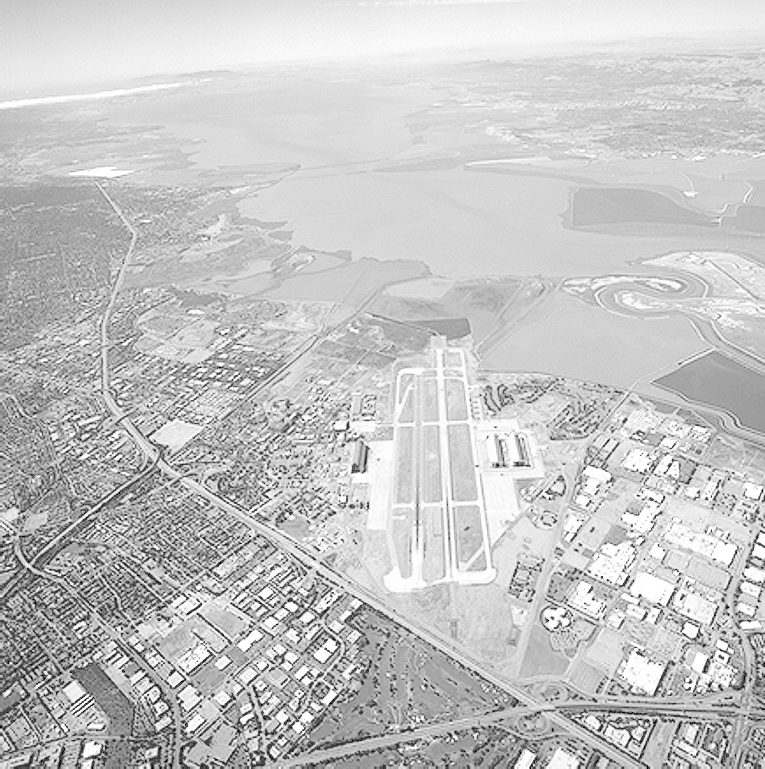
#> input picture IT5437---Computer-Vision/Q1/runway.png, 765 x 769 px, given in place of runway.jpg, which was not available
$ python Q11.py
#> lines starting #> are read from the running program, lines starting #| are printed output that depends on the picture; pictures that were not available may be replaced by others from this repository, and a replacement may not be noted
import cv2 as cv
import numpy as np
import matplotlib.pyplot as plt
from mpl_toolkits.mplot3d import Axes3D   # noqa: F401


# Helper: compute & visualise frequency response of a kernel

def freq_response(kernel: np.ndarray, size: int = 256) -> np.ndarray:
    """
    Zero-pad kernel to (size x size) and compute magnitude of its 2D DFT.
    Returns log-scaled magnitude spectrum (shifted so DC is at centre).
    """
    k_pad = np.zeros((size, size), dtype=np.float64)
    kh, kw = kernel.shape
    # Place kernel at top-left corner before FFT
    k_pad[:kh, :kw] = kernel
    F     = np.fft.fftshift(np.fft.fft2(k_pad))
    mag   = np.abs(F)
    return mag / mag.max()          # normalize to [0,1]


# Define the three filters

SIZE = 256

# 1. Box (averaging) filter – 5×5
box = np.ones((5, 5), dtype=np.float64) / 25.0

# 2. Gaussian filter – 5×5, σ=2
def make_gaussian(size, sigma):
    half = size // 2
    ax   = np.arange(-half, half + 1, dtype=np.float64)
    xx, yy = np.meshgrid(ax, ax)
    k = np.exp(-(xx**2 + yy**2) / (2 * sigma**2))
    return k / k.sum()

gauss = make_gaussian(5, 2)

# 3. Laplacian filter – 3×3 (8-connected)
laplacian = np.array([[-1, -1, -1],
                      [-1,  8, -1],
                      [-1, -1, -1]], dtype=np.float64)

# Frequency responses
H_box  = freq_response(box,      SIZE)
H_gaus = freq_response(gauss,    SIZE)
H_lap  = freq_response(laplacian, SIZE)

# Part (b) – Visualise frequency responses (2D + 1D cross-section)

fig, axes = plt.subplots(2, 3, figsize=(15, 9))

labels   = ['Box Filter (5×5)', 'Gaussian (5×5, σ=2)', 'Laplacian (3×3)']
spectra  = [H_box, H_gaus, H_lap]
cmaps    = ['hot', 'hot', 'RdBu']

for i, (H, label, cmap) in enumerate(zip(spectra, labels, cmaps)):
    # 2D frequency map
    axes[0, i].imshow(H, cmap=cmap, vmin=0, vmax=1)
    axes[0, i].set_title(f'Freq. Response\n{label}', fontsize=10)
    axes[0, i].axis('off')

    # 1D horizontal cross-section through centre
    mid  = SIZE // 2
    freq = np.linspace(-0.5, 0.5, SIZE)   # normalized frequency axis
    axes[1, i].plot(freq, H[mid, :], color='steelblue', linewidth=1.8)
    axes[1, i].set_title(f'Cross-section\n{label}', fontsize=10)
    axes[1, i].set_xlabel('Normalized Frequency')
    axes[1, i].set_ylabel('|H(u)|')
    axes[1, i].set_xlim(-0.5, 0.5)
    axes[1, i].set_ylim(0, 1.05)
    axes[1, i].axvline(0, color='gray', linestyle='--', linewidth=0.8)
    axes[1, i].grid(True, alpha=0.3)

plt.suptitle("Q11: Frequency Responses of Spatial Filters", fontsize=13)
plt.tight_layout()
plt.savefig('q11_freq_response.png', dpi=150)
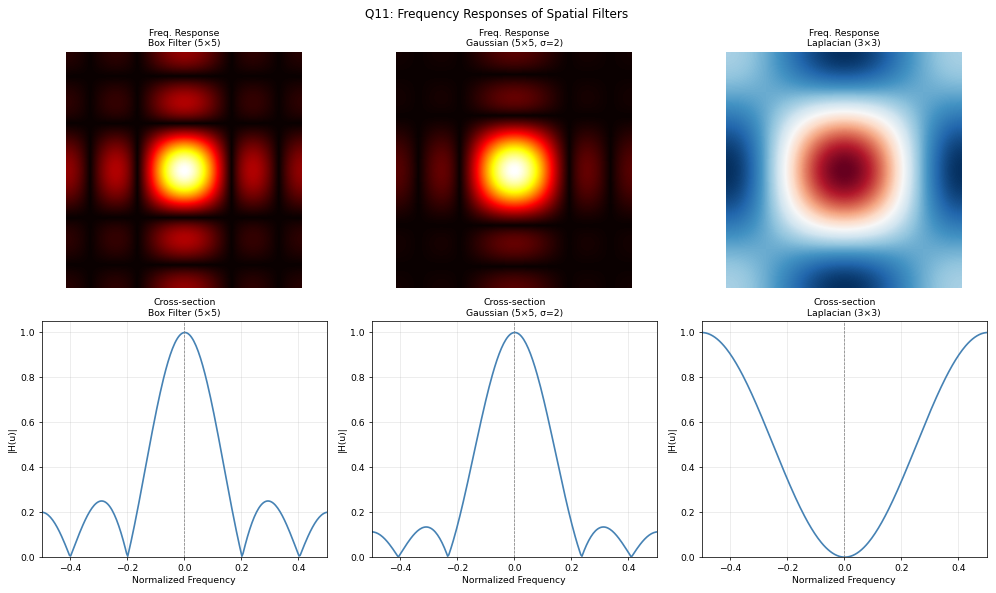
#> figure drawn by matplotlib, 6 panels; panel 4: curve peaks at x = 0.00196, y = 1; panel 5: curve peaks at x = 0.00196, y = 1; panel 6: curve peaks at x = -0.5, y = 1
plt.show()


# Part (c) – Ideal low-pass vs Gaussian: ringing comparison

img = cv.imread('runway.jpg', cv.IMREAD_GRAYSCALE)
#> img is the input picture: shape (769, 765); min 0, max 255, mean 197.1
assert img is not None, "Image not found."

H_img, W_img = img.shape
#> H_img = 769; W_img = 765
img_f = img.astype(np.float64)

# Compute image FFT
F_img   = np.fft.fftshift(np.fft.fft2(img_f))

# Ideal Low-Pass Filter
cutoff  = 30    # pixels from DC centre
cy, cx  = H_img // 2, W_img // 2
#> cy = 384; cx = 382
Y, X    = np.ogrid[:H_img, :W_img]
#> Y = 769 values from 0 to 768
dist    = np.sqrt((X - cx)**2 + (Y - cy)**2)
ideal_lpf = (dist <= cutoff).astype(np.float64)   # 1 inside, 0 outside

# Apply ideal LPF
F_ideal   = F_img * ideal_lpf
img_ideal = np.real(np.fft.ifft2(np.fft.ifftshift(F_ideal)))
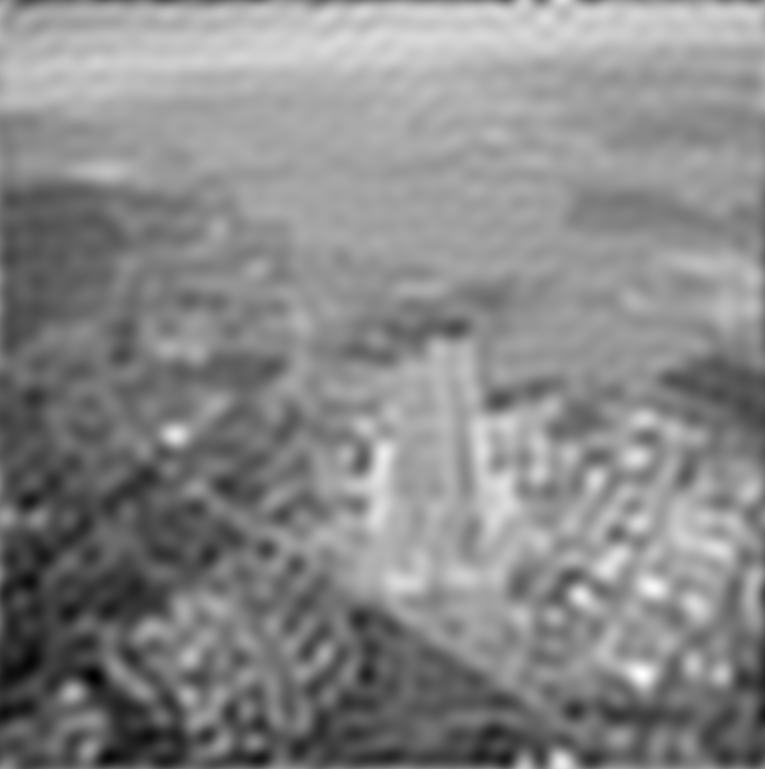
#> img_ideal: shape (769, 765) float64; min 102.5, max 279.3, mean 197.1; drawn with min black and max white
img_ideal = np.clip(img_ideal, 0, 255).astype(np.uint8)
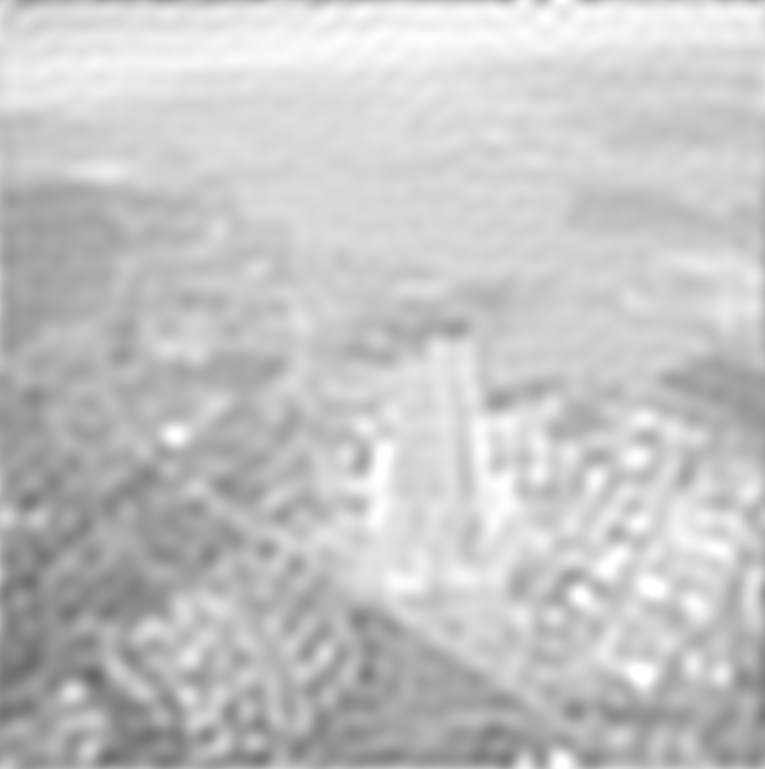
#> img_ideal: shape (769, 765); min 102, max 255, mean 196.6

# Gaussian Low-Pass Filter (smooth falloff in frequency domain)
sigma_freq = 30   # controls bandwidth
gauss_lpf  = np.exp(-dist**2 / (2 * sigma_freq**2))

F_gauss    = F_img * gauss_lpf
img_gauss  = np.real(np.fft.ifft2(np.fft.ifftshift(F_gauss)))
img_gauss  = np.clip(img_gauss, 0, 255).astype(np.uint8)

# Plot ringing comparison
fig2, axes2 = plt.subplots(1, 3, figsize=(15, 5))
for ax, im, title in zip(axes2,
    [img, img_ideal, img_gauss],
    ['Original',
     f'Ideal LPF\n(cutoff={cutoff}px) — ringing!',
     f'Gaussian LPF\n(σ={sigma_freq}px) — smooth']):
    ax.imshow(im, cmap='gray', vmin=0, vmax=255)
    ax.set_title(title, fontsize=11)
    ax.axis('off')
#> this loop made 3 passes
#> title on pass 1: 'Original'

plt.suptitle("Q11(c): Ringing — Ideal LPF vs Gaussian LPF", fontsize=13)
plt.tight_layout()
plt.savefig('q11_ringing.png', dpi=150)
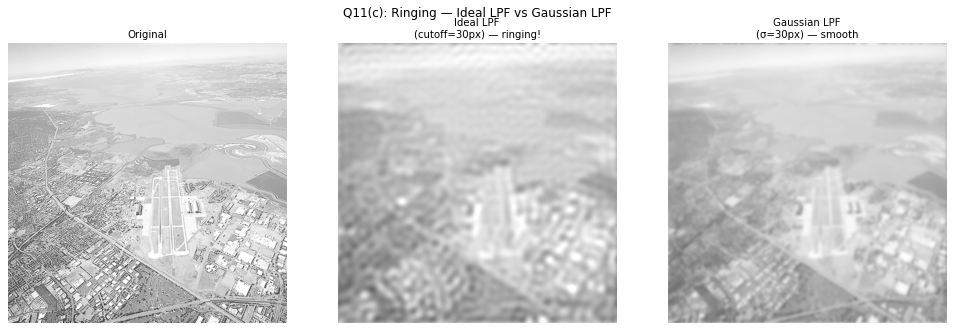
#> figure drawn by matplotlib, 3 panels
plt.show()


# Part (d) – Apply all three filters and compare on noisy image

# Add Gaussian noise for this test
rng       = np.random.default_rng(0)
noisy     = np.clip(img_f + rng.normal(0, 25, img_f.shape), 0, 255).astype(np.uint8)

box_filt  = cv.filter2D(noisy, -1, box.astype(np.float32))
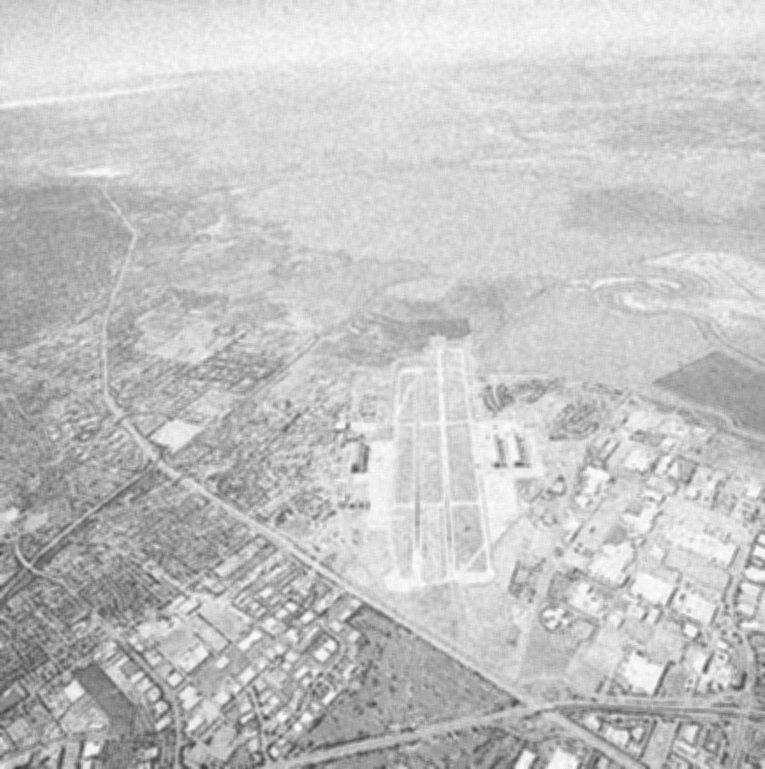
#> box_filt: shape (769, 765); min 56, max 253, mean 195.5
gaus_filt = cv.GaussianBlur(noisy, (5, 5), sigmaX=2)
lap_filt  = cv.filter2D(noisy.astype(np.float32), -1,
                         laplacian.astype(np.float32))
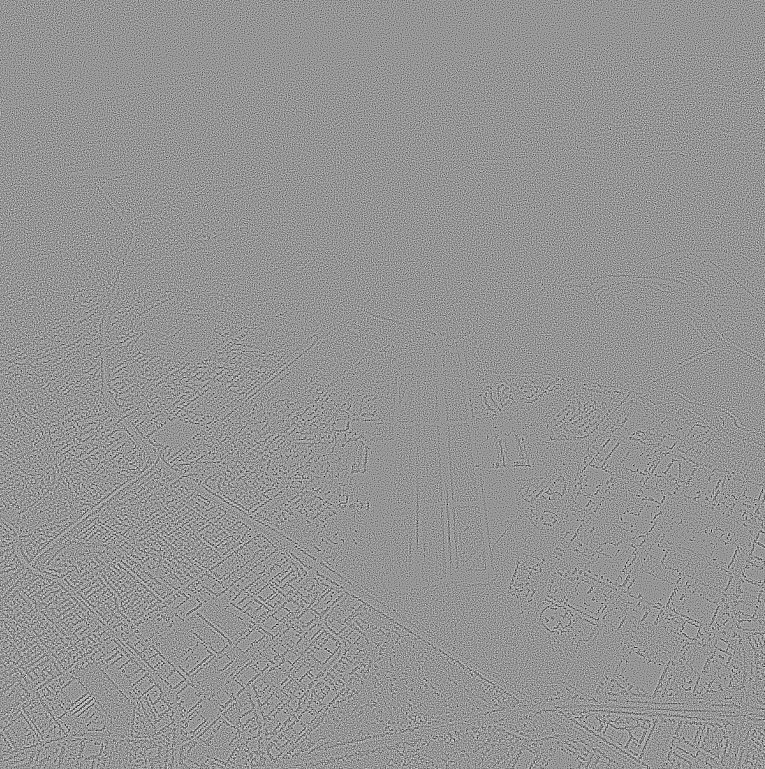
#> lap_filt: shape (769, 765) float32; min -1568, max 1125, mean 0; drawn with min black and max white

# Laplacian sharpens
lap_disp  = cv.convertScaleAbs(lap_filt)
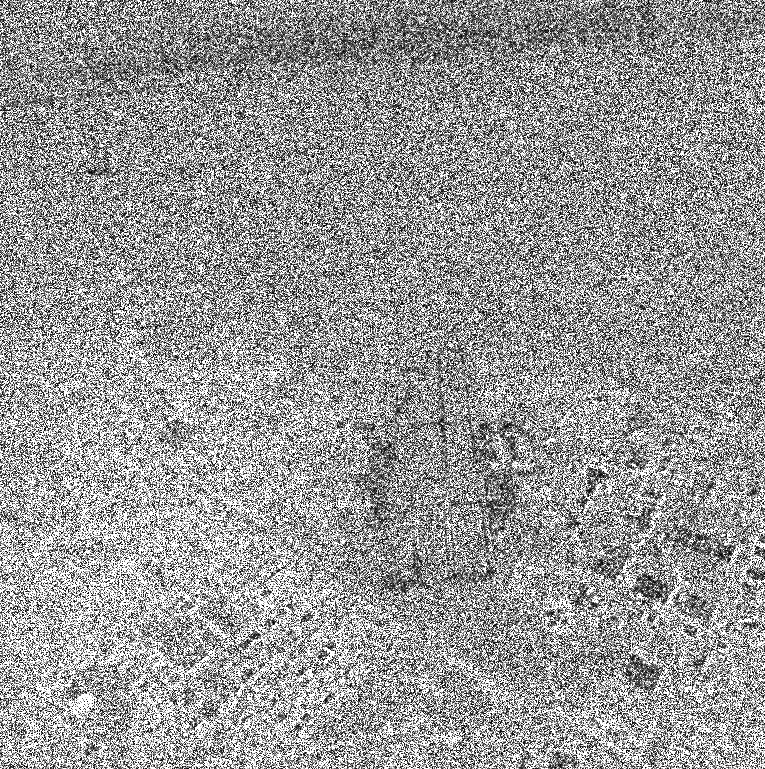
#> lap_disp: shape (769, 765); min 0, max 255, mean 152.6

fig3, axes3 = plt.subplots(1, 4, figsize=(18, 5))
for ax, im, title in zip(axes3,
    [noisy, box_filt, gaus_filt, lap_disp],
    ['Noisy Input',
     'Box Filter\n(low-pass, blocky)',
     'Gaussian Filter\n(low-pass, smooth)',
     'Laplacian\n(high-pass, edges only)']):
    ax.imshow(im, cmap='gray', vmin=0, vmax=255)
    ax.set_title(title, fontsize=10)
    ax.axis('off')
#> this loop made 4 passes


plt.tight_layout()
plt.savefig('q11_noise.png', dpi=150)
plt.show()
